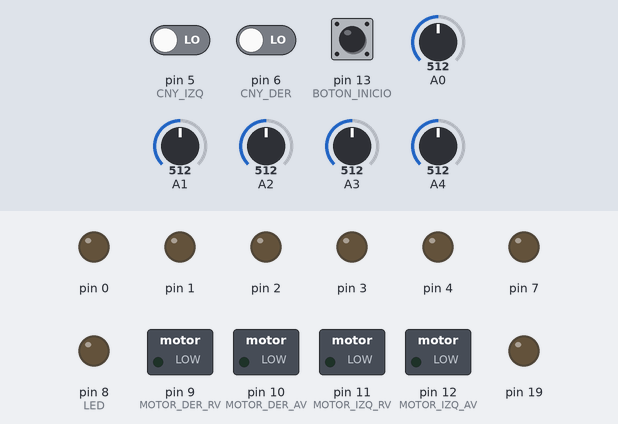
The sketch below on a simulated Arduino Uno, built with avr-gcc and run on an emulated ATmega328P. Parts: switched loads named in the sketch (green lamp = pin HIGH), output pins drawn as LEDs (lit = HIGH). Dashed ring = blinking. Inputs (shaded band) come from the test bench; at power-on: pin 13 (BOTON_INICIO) LOW, A2 = 512, A4 = 512, pin 5 (CNY_IZQ) LOW, pin 6 (CNY_DER) LOW, A0 = 512, A1 = 512, A3 = 512.

Above: at 0.8 s.
0.9 s: pin 13 (BOTON_INICIO) pulled HIGH for 0.15 s
At 1.3 s:
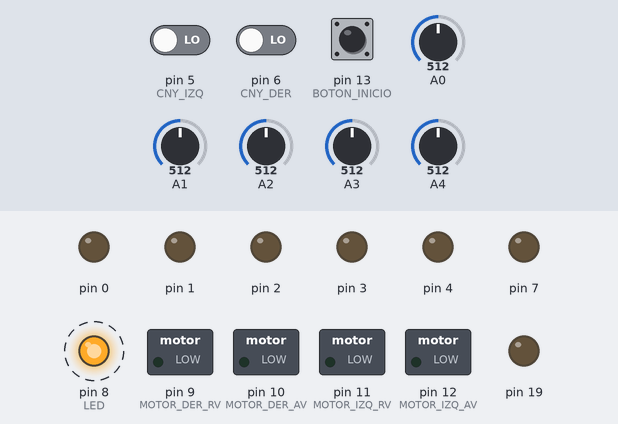
4.0 s: A2 set to 125
At 6.77 s:
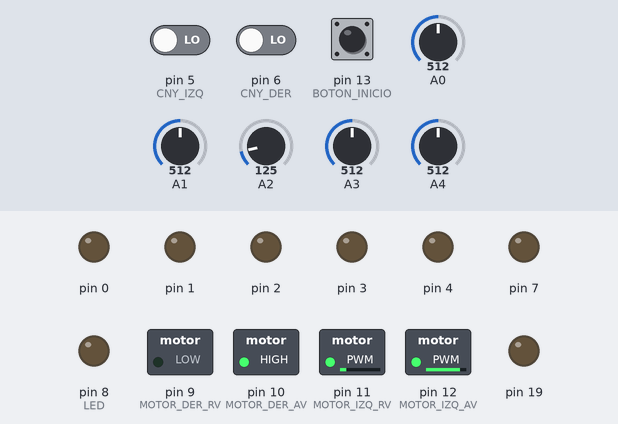
7.0 s: A2 set to 104
10.0 s: A4 set to 126
13.0 s: A4 set to 108
At 13.7 s:
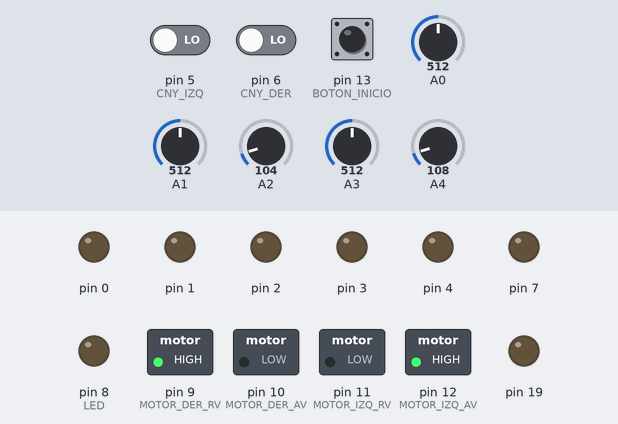
16.0 s: pin 5 (CNY_IZQ) driven HIGH
At 16.5 s:
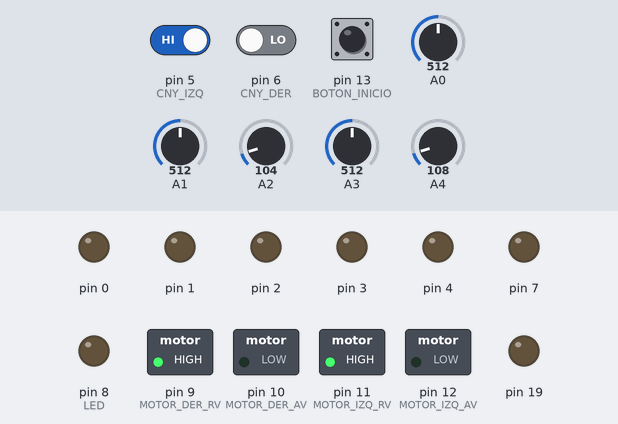
Timing chart, 0 to 20.0 s (numbered marks = the images above; inputs shaded):
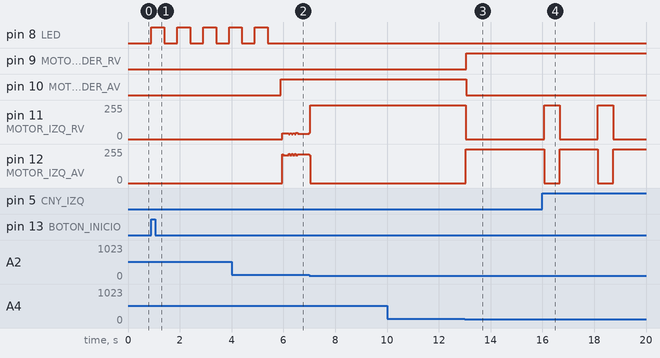

Measured:
- the behaviour switches between 114 and 113 on A4 (found by bisection; images 2 and 3)
- after the input at 0.9 s, pin 8 (LED): alternates HIGH for 0.50 s and LOW for 0.50 s, starting at once
- after the input at 13.0 s, pin 9 (MOTOR_DER_RV): LOW → HIGH after 0.05 s; pin 10 (MOTOR_DER_AV): HIGH → LOW after 0.05 s; pin 11 (MOTOR_IZQ_RV): 255/255 → 0/255 at once; pin 12 (MOTOR_IZQ_AV): 0/255 → 255/255 at once
- after the input at 16.0 s, pin 11 (MOTOR_IZQ_RV): alternates 255/255 for 0.60 s and 0/255 for 1.5 s, starting after 0.07 s; pin 12 (MOTOR_IZQ_AV): alternates 255/255 for 1.5 s and 0/255 for 0.60 s, starting after 0.07 s

The sketch:

sumo_robot.ino
```cpp
// Sensores de distancia
#define SENSOR_FRONTAL_IZQ A4
#define SENSOR_FRONTAL_CENTRO A2
#define SENSOR_FRONTAL_DER A1
#define SENSOR_LATERAL_IZQ A3
#define SENSOR_LATERAL_DER A0
// Sensores de línea
#define CNY_IZQ PORTD5
#define CNY_DER PORTD6
// Motores
#define MOTOR_IZQ_AV PORTB4
#define MOTOR_IZQ_RV PORTB3
#define MOTOR_DER_AV PORTB2
#define MOTOR_DER_RV PORTB1
// Led de inicio del programa
#define LED PORTB0
// Botón de inicio
#define BOTON_INICIO PORTB5

const byte MAXIMA_DISTANCIA = 60;

void setup() {
  DDRB = 0b011111;
  DDRD = 0b10011111;
  DDRC = 0b100000;

  while (!(PINB & _BV(BOTON_INICIO)));

  for (byte i = 0; i < 10; i++) {
    PORTB ^= _BV(LED);
    delay(500);
  }

  girar_izquierda();
  buscar_oponente();
}

int distancia(byte sensor_pin) {
  int adc = 0;
  byte num_lecturas = 10;

  for (byte i = 0; i < num_lecturas; i++) {
    adc += analogRead(sensor_pin);
  }

  adc /= num_lecturas;
  float distancia_cm = 13469.6309 * pow(adc, -1.1403);

  return distancia_cm;
}

void avanzar() {
  PORTB = (PORTB | (_BV(MOTOR_IZQ_AV) | _BV(MOTOR_DER_AV))) & ~(_BV(MOTOR_IZQ_RV) | _BV(MOTOR_DER_RV));
}

void retroceder() {
  PORTB = (PORTB | (_BV(MOTOR_IZQ_RV) | _BV(MOTOR_DER_RV))) & ~(_BV(MOTOR_IZQ_AV) | _BV(MOTOR_DER_AV));
}

void girar_derecha() {
  PORTB = (PORTB | (_BV(MOTOR_IZQ_AV) | _BV(MOTOR_DER_RV))) & ~(_BV(MOTOR_IZQ_RV) | _BV(MOTOR_DER_AV));
}

void girar_izquierda() {
  PORTB = (PORTB | (_BV(MOTOR_IZQ_RV) | _BV(MOTOR_DER_AV))) & ~(_BV(MOTOR_IZQ_AV) | _BV(MOTOR_DER_RV));
}

void buscar_oponente() {
  int sensor_frontal_centro = distancia(SENSOR_FRONTAL_CENTRO);
  const uint32_t TIEMPO_INICIO_GIRO = millis();
  const int MAXIMO_TIEMPO_GIRO_MS = 1000;

  while ((millis() < TIEMPO_INICIO_GIRO + MAXIMO_TIEMPO_GIRO_MS) && !(sensor_frontal_centro <= MAXIMA_DISTANCIA)) {
    sensor_frontal_centro = distancia(SENSOR_FRONTAL_CENTRO);
  }

  avanzar();
}

void loop() {
  if (PIND & (_BV(CNY_IZQ) | _BV(CNY_DER))) {
    retroceder();
    delay(600);
    girar_derecha();
    delay(450);
    avanzar();
  }

  int sensor_frontal_izq = distancia(SENSOR_FRONTAL_IZQ);
  int sensor_frontal_centro = distancia(SENSOR_FRONTAL_CENTRO);
  int sensor_frontal_der = distancia(SENSOR_FRONTAL_DER);
  int sensor_lateral_izq = distancia(SENSOR_LATERAL_IZQ);
  int sensor_lateral_der = distancia(SENSOR_LATERAL_DER);

  if (sensor_frontal_izq <= MAXIMA_DISTANCIA) {
    girar_izquierda();
    buscar_oponente();
  }
  else if (sensor_frontal_der <= MAXIMA_DISTANCIA) {
    girar_derecha();
    buscar_oponente();
  }
  else if (sensor_lateral_izq <= MAXIMA_DISTANCIA) {
    girar_izquierda();
    buscar_oponente();
  }
  else if (sensor_lateral_der <= MAXIMA_DISTANCIA) {
    girar_derecha();
    buscar_oponente();
  }
}
```
